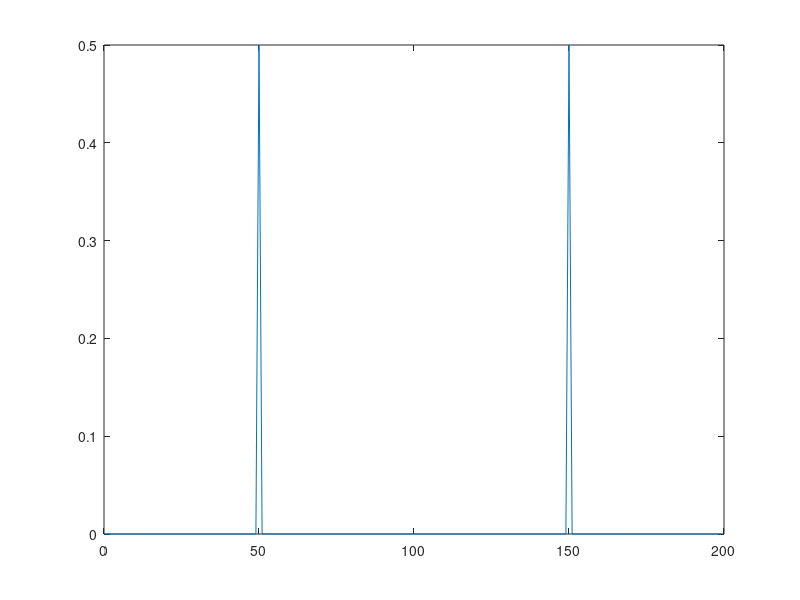

This chart was generated by the following MATLAB code:
% Simple Frequency vs Amplitude plot
fs=200;
t=0:1/fs:1-1/fs;
x=sin(2*pi*50*t);
N =length(x);
X=fft(x);
f= (0:N-1)*(fs/N);
amplitude =abs(X)/N;
disp(amplitude);
figure;
plot(f,amplitude);
